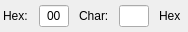
<?xml version="1.0" encoding="UTF-8"?>
<ui version="4.0">
 <comment>
  * Released as open source by Gabriel Caudrelier
  *
  * Developed by Gabriel Caudrelier, gabriel dot caudrelier at gmail dot com
  *
  * https://github.com/metrodango/pip3line
  *
  * Released under AGPL see LICENSE for more information
</comment>
 <class>HexWidget</class>
 <widget class="QWidget" name="HexWidget">
  <property name="geometry">
   <rect>
    <x>0</x>
    <y>0</y>
    <width>188</width>
    <height>32</height>
   </rect>
  </property>
  <property name="sizePolicy">
   <sizepolicy hsizetype="Maximum" vsizetype="Maximum">
    <horstretch>0</horstretch>
    <verstretch>0</verstretch>
   </sizepolicy>
  </property>
  <property name="windowTitle">
   <string>Form</string>
  </property>
  <layout class="QHBoxLayout" name="horizontalLayout">
   <property name="spacing">
    <number>0</number>
   </property>
   <property name="leftMargin">
    <number>3</number>
   </property>
   <property name="topMargin">
    <number>0</number>
   </property>
   <property name="rightMargin">
    <number>3</number>
   </property>
   <property name="bottomMargin">
    <number>0</number>
   </property>
   <item>
    <widget class="QLabel" name="hexLabel">
     <property name="text">
      <string>Hex:</string>
     </property>
    </widget>
   </item>
   <item>
    <spacer name="horizontalSpacer_4">
     <property name="orientation">
      <enum>Qt::Horizontal</enum>
     </property>
     <property name="sizeType">
      <enum>QSizePolicy::Fixed</enum>
     </property>
     <property name="sizeHint" stdset="0">
      <size>
       <width>10</width>
       <height>20</height>
      </size>
     </property>
    </spacer>
   </item>
   <item alignment="Qt::AlignLeft">
    <widget class="QLineEdit" name="hexLineEdit">
     <property name="sizePolicy">
      <sizepolicy hsizetype="Fixed" vsizetype="Fixed">
       <horstretch>0</horstretch>
       <verstretch>0</verstretch>
      </sizepolicy>
     </property>
     <property name="maximumSize">
      <size>
       <width>30</width>
       <height>16777215</height>
      </size>
     </property>
     <property name="toolTip">
      <string>Hexadecimal value of the character</string>
     </property>
     <property name="inputMask">
      <string>HH</string>
     </property>
     <property name="text">
      <string>00</string>
     </property>
     <property name="maxLength">
      <number>2</number>
     </property>
     <property name="alignment">
      <set>Qt::AlignCenter</set>
     </property>
    </widget>
   </item>
   <item>
    <spacer name="horizontalSpacer_2">
     <property name="orientation">
      <enum>Qt::Horizontal</enum>
     </property>
     <property name="sizeType">
      <enum>QSizePolicy::Fixed</enum>
     </property>
     <property name="sizeHint" stdset="0">
      <size>
       <width>10</width>
       <height>20</height>
      </size>
     </property>
    </spacer>
   </item>
   <item>
    <widget class="QLabel" name="charLabel">
     <property name="text">
      <string>Char:</string>
     </property>
    </widget>
   </item>
   <item>
    <spacer name="horizontalSpacer_3">
     <property name="orientation">
      <enum>Qt::Horizontal</enum>
     </property>
     <property name="sizeType">
      <enum>QSizePolicy::Fixed</enum>
     </property>
     <property name="sizeHint" stdset="0">
      <size>
       <width>10</width>
       <height>20</height>
      </size>
     </property>
    </spacer>
   </item>
   <item>
    <widget class="QLineEdit" name="charLineEdit">
     <property name="sizePolicy">
      <sizepolicy hsizetype="Fixed" vsizetype="Fixed">
       <horstretch>0</horstretch>
       <verstretch>0</verstretch>
      </sizepolicy>
     </property>
     <property name="maximumSize">
      <size>
       <width>30</width>
       <height>16777215</height>
      </size>
     </property>
     <property name="toolTip">
      <string>Character needs to be a single byte char when encoding to UTF-8</string>
     </property>
     <property name="maxLength">
      <number>1</number>
     </property>
     <property name="alignment">
      <set>Qt::AlignCenter</set>
     </property>
    </widget>
   </item>
   <item>
    <spacer name="horizontalSpacer">
     <property name="orientation">
      <enum>Qt::Horizontal</enum>
     </property>
     <property name="sizeType">
      <enum>QSizePolicy::Fixed</enum>
     </property>
     <property name="sizeHint" stdset="0">
      <size>
       <width>10</width>
       <height>20</height>
      </size>
     </property>
    </spacer>
   </item>
   <item alignment="Qt::AlignLeft">
    <widget class="QLabel" name="valueLabel">
     <property name="sizePolicy">
      <sizepolicy hsizetype="Fixed" vsizetype="Preferred">
       <horstretch>0</horstretch>
       <verstretch>0</verstretch>
      </sizepolicy>
     </property>
     <property name="maximumSize">
      <size>
       <width>30</width>
       <height>16777215</height>
      </size>
     </property>
     <property name="text">
      <string>Hex</string>
     </property>
    </widget>
   </item>
  </layout>
 </widget>
 <resources/>
 <connections/>
</ui>
